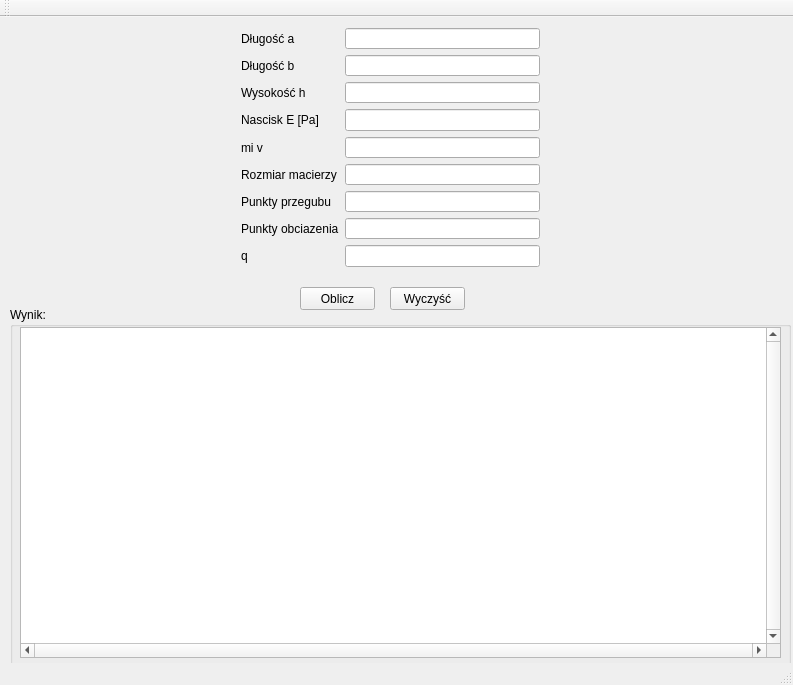
<?xml version="1.0" encoding="UTF-8"?>
<ui version="4.0">
 <class>MainWindow</class>
 <widget class="QMainWindow" name="MainWindow">
  <property name="geometry">
   <rect>
    <x>0</x>
    <y>0</y>
    <width>793</width>
    <height>685</height>
   </rect>
  </property>
  <property name="windowTitle">
   <string>MainWindow</string>
  </property>
  <widget class="QWidget" name="centralWidget">
   <widget class="QWidget" name="formLayoutWidget">
    <property name="geometry">
     <rect>
      <x>230</x>
      <y>0</y>
      <width>321</width>
      <height>261</height>
     </rect>
    </property>
    <layout class="QFormLayout" name="formLayout">
     <property name="fieldGrowthPolicy">
      <enum>QFormLayout::AllNonFixedFieldsGrow</enum>
     </property>
     <item row="0" column="0">
      <widget class="QLabel" name="label_6">
       <property name="text">
        <string>Długość a</string>
       </property>
      </widget>
     </item>
     <item row="0" column="1">
      <widget class="QLineEdit" name="dlugoscA"/>
     </item>
     <item row="1" column="0">
      <widget class="QLabel" name="label_7">
       <property name="text">
        <string>Długość b</string>
       </property>
      </widget>
     </item>
     <item row="1" column="1">
      <widget class="QLineEdit" name="dlogoscB"/>
     </item>
     <item row="2" column="0">
      <widget class="QLabel" name="label_8">
       <property name="text">
        <string>Wysokość h</string>
       </property>
      </widget>
     </item>
     <item row="2" column="1">
      <widget class="QLineEdit" name="wysokoscH"/>
     </item>
     <item row="3" column="0">
      <widget class="QLabel" name="label_9">
       <property name="text">
        <string>Nascisk E [Pa]</string>
       </property>
      </widget>
     </item>
     <item row="3" column="1">
      <widget class="QLineEdit" name="nacisk_E"/>
     </item>
     <item row="4" column="0">
      <widget class="QLabel" name="label_10">
       <property name="text">
        <string>mi v</string>
       </property>
      </widget>
     </item>
     <item row="4" column="1">
      <widget class="QLineEdit" name="wartosc_mi"/>
     </item>
     <item row="5" column="1">
      <widget class="QLineEdit" name="rozmiarMacierzy"/>
     </item>
     <item row="6" column="1">
      <widget class="QLineEdit" name="punktyPrzegubu"/>
     </item>
     <item row="7" column="1">
      <widget class="QLineEdit" name="punktyObciazenia"/>
     </item>
     <item row="8" column="1">
      <widget class="QLineEdit" name="watroscQ"/>
     </item>
     <item row="5" column="0">
      <widget class="QLabel" name="label_65">
       <property name="text">
        <string>Rozmiar macierzy</string>
       </property>
      </widget>
     </item>
     <item row="6" column="0">
      <widget class="QLabel" name="label_66">
       <property name="text">
        <string>Punkty przegubu</string>
       </property>
      </widget>
     </item>
     <item row="7" column="0">
      <widget class="QLabel" name="label_67">
       <property name="text">
        <string>Punkty obciazenia</string>
       </property>
      </widget>
     </item>
     <item row="8" column="0">
      <widget class="QLabel" name="label">
       <property name="text">
        <string>q</string>
       </property>
      </widget>
     </item>
    </layout>
   </widget>
   <widget class="QPushButton" name="pushButton">
    <property name="geometry">
     <rect>
      <x>300</x>
      <y>270</y>
      <width>75</width>
      <height>23</height>
     </rect>
    </property>
    <property name="text">
     <string>Oblicz</string>
    </property>
   </widget>
   <widget class="QPushButton" name="pushButton_2">
    <property name="geometry">
     <rect>
      <x>390</x>
      <y>270</y>
      <width>75</width>
      <height>23</height>
     </rect>
    </property>
    <property name="text">
     <string>Wyczyść</string>
    </property>
   </widget>
   <widget class="QGroupBox" name="groupBox">
    <property name="geometry">
     <rect>
      <x>10</x>
      <y>290</y>
      <width>781</width>
      <height>461</height>
     </rect>
    </property>
    <property name="title">
     <string>Wynik:</string>
    </property>
    <widget class="QTextBrowser" name="textBrowser">
     <property name="geometry">
      <rect>
       <x>10</x>
       <y>20</y>
       <width>761</width>
       <height>331</height>
      </rect>
     </property>
     <property name="verticalScrollBarPolicy">
      <enum>Qt::ScrollBarAlwaysOn</enum>
     </property>
     <property name="horizontalScrollBarPolicy">
      <enum>Qt::ScrollBarAlwaysOn</enum>
     </property>
     <property name="lineWrapMode">
      <enum>QTextEdit::NoWrap</enum>
     </property>
     <property name="readOnly">
      <bool>true</bool>
     </property>
    </widget>
   </widget>
  </widget>
  <widget class="QMenuBar" name="menuBar">
   <property name="geometry">
    <rect>
     <x>0</x>
     <y>0</y>
     <width>793</width>
     <height>21</height>
    </rect>
   </property>
  </widget>
  <widget class="QToolBar" name="mainToolBar">
   <attribute name="toolBarArea">
    <enum>TopToolBarArea</enum>
   </attribute>
   <attribute name="toolBarBreak">
    <bool>false</bool>
   </attribute>
  </widget>
  <widget class="QStatusBar" name="statusBar"/>
 </widget>
 <layoutdefault spacing="6" margin="11"/>
 <resources/>
 <connections>
  <connection>
   <sender>pushButton</sender>
   <signal>clicked()</signal>
   <receiver>MainWindow</receiver>
   <slot>oblicz()</slot>
   <hints>
    <hint type="sourcelabel">
     <x>705</x>
     <y>233</y>
    </hint>
    <hint type="destinationlabel">
     <x>771</x>
     <y>188</y>
    </hint>
   </hints>
  </connection>
  <connection>
   <sender>pushButton_2</sender>
   <signal>clicked()</signal>
   <receiver>MainWindow</receiver>
   <slot>wyczysc()</slot>
   <hints>
    <hint type="sourcelabel">
     <x>734</x>
     <y>261</y>
    </hint>
    <hint type="destinationlabel">
     <x>755</x>
     <y>292</y>
    </hint>
   </hints>
  </connection>
 </connections>
 <slots>
  <signal>signal1()</signal>
  <signal>signal2()</signal>
  <slot>oblicz()</slot>
  <slot>wyczysc()</slot>
 </slots>
</ui>
